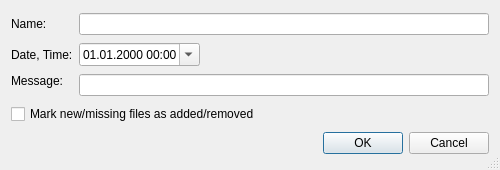
<?xml version="1.0" encoding="UTF-8"?>
<ui version="4.0">
 <class>HgShelveDataDialog</class>
 <widget class="QDialog" name="HgShelveDataDialog">
  <property name="geometry">
   <rect>
    <x>0</x>
    <y>0</y>
    <width>500</width>
    <height>170</height>
   </rect>
  </property>
  <property name="windowTitle">
   <string>Shelve</string>
  </property>
  <property name="sizeGripEnabled">
   <bool>true</bool>
  </property>
  <layout class="QGridLayout" name="gridLayout">
   <item row="0" column="0">
    <widget class="QLabel" name="label">
     <property name="text">
      <string>Name:</string>
     </property>
    </widget>
   </item>
   <item row="0" column="1">
    <widget class="QLineEdit" name="nameEdit">
     <property name="toolTip">
      <string>Enter a name for the shelve</string>
     </property>
    </widget>
   </item>
   <item row="1" column="0">
    <widget class="QLabel" name="label_2">
     <property name="text">
      <string>Date, Time:</string>
     </property>
    </widget>
   </item>
   <item row="1" column="1">
    <layout class="QHBoxLayout" name="horizontalLayout">
     <item>
      <widget class="QDateTimeEdit" name="dateTimeEdit">
       <property name="statusTip">
        <string>Enter the commit date and time for the shelve</string>
       </property>
       <property name="displayFormat">
        <string>dd.MM.yyyy HH:mm</string>
       </property>
       <property name="calendarPopup">
        <bool>true</bool>
       </property>
      </widget>
     </item>
     <item>
      <spacer name="horizontalSpacer">
       <property name="orientation">
        <enum>Qt::Horizontal</enum>
       </property>
       <property name="sizeHint" stdset="0">
        <size>
         <width>198</width>
         <height>20</height>
        </size>
       </property>
      </spacer>
     </item>
    </layout>
   </item>
   <item row="2" column="0">
    <widget class="QLabel" name="label_3">
     <property name="text">
      <string>Message:</string>
     </property>
     <property name="alignment">
      <set>Qt::AlignLeading|Qt::AlignLeft|Qt::AlignTop</set>
     </property>
    </widget>
   </item>
   <item row="2" column="1">
    <widget class="QLineEdit" name="messageEdit">
     <property name="toolTip">
      <string>Enter a message for the shelve</string>
     </property>
    </widget>
   </item>
   <item row="3" column="0" colspan="2">
    <widget class="QCheckBox" name="addRemoveCheckBox">
     <property name="text">
      <string>Mark new/missing files as added/removed</string>
     </property>
    </widget>
   </item>
   <item row="4" column="0" colspan="2">
    <widget class="QDialogButtonBox" name="buttonBox">
     <property name="orientation">
      <enum>Qt::Horizontal</enum>
     </property>
     <property name="standardButtons">
      <set>QDialogButtonBox::Cancel|QDialogButtonBox::Ok</set>
     </property>
    </widget>
   </item>
  </layout>
 </widget>
 <tabstops>
  <tabstop>nameEdit</tabstop>
  <tabstop>dateTimeEdit</tabstop>
  <tabstop>messageEdit</tabstop>
  <tabstop>addRemoveCheckBox</tabstop>
  <tabstop>buttonBox</tabstop>
 </tabstops>
 <resources/>
 <connections>
  <connection>
   <sender>buttonBox</sender>
   <signal>accepted()</signal>
   <receiver>HgShelveDataDialog</receiver>
   <slot>accept()</slot>
   <hints>
    <hint type="sourcelabel">
     <x>248</x>
     <y>254</y>
    </hint>
    <hint type="destinationlabel">
     <x>157</x>
     <y>274</y>
    </hint>
   </hints>
  </connection>
  <connection>
   <sender>buttonBox</sender>
   <signal>rejected()</signal>
   <receiver>HgShelveDataDialog</receiver>
   <slot>reject()</slot>
   <hints>
    <hint type="sourcelabel">
     <x>316</x>
     <y>260</y>
    </hint>
    <hint type="destinationlabel">
     <x>286</x>
     <y>274</y>
    </hint>
   </hints>
  </connection>
 </connections>
</ui>
